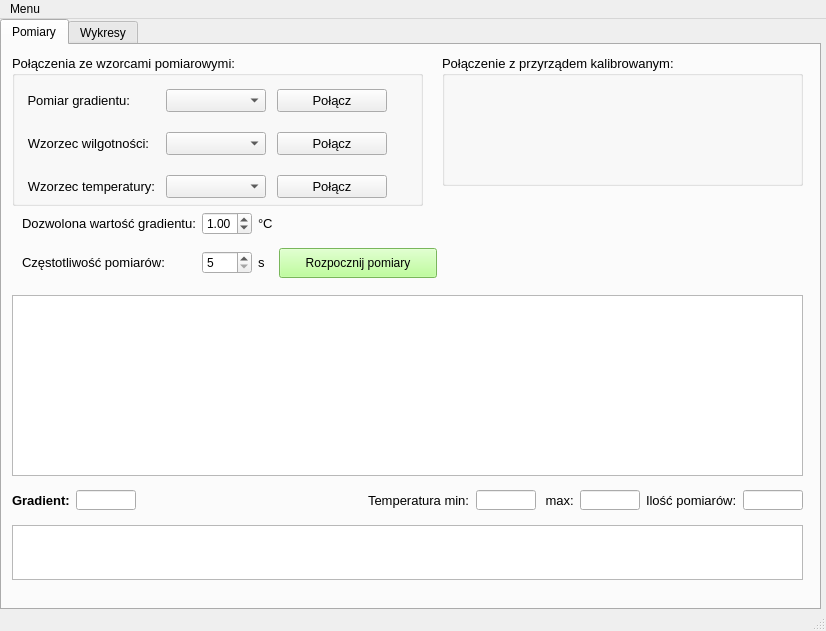
<?xml version="1.0" encoding="UTF-8"?>
<ui version="4.0">
 <class>MainWindow</class>
 <widget class="QMainWindow" name="MainWindow">
  <property name="enabled">
   <bool>true</bool>
  </property>
  <property name="geometry">
   <rect>
    <x>0</x>
    <y>0</y>
    <width>826</width>
    <height>631</height>
   </rect>
  </property>
  <property name="windowTitle">
   <string>Monitor gradientu temperatury</string>
  </property>
  <widget class="QWidget" name="centralwidget">
   <widget class="QTabWidget" name="tabWidget">
    <property name="geometry">
     <rect>
      <x>0</x>
      <y>0</y>
      <width>821</width>
      <height>591</height>
     </rect>
    </property>
    <property name="font">
     <font>
      <pointsize>9</pointsize>
      <weight>50</weight>
      <bold>false</bold>
     </font>
    </property>
    <property name="tabPosition">
     <enum>QTabWidget::North</enum>
    </property>
    <property name="currentIndex">
     <number>0</number>
    </property>
    <property name="documentMode">
     <bool>false</bool>
    </property>
    <property name="tabsClosable">
     <bool>false</bool>
    </property>
    <widget class="QWidget" name="tabPomiary">
     <attribute name="title">
      <string>Pomiary</string>
     </attribute>
     <widget class="QTableView" name="tableView">
      <property name="geometry">
       <rect>
        <x>10</x>
        <y>250</y>
        <width>791</width>
        <height>181</height>
       </rect>
      </property>
     </widget>
     <widget class="QSplitter" name="splitter">
      <property name="geometry">
       <rect>
        <x>-10</x>
        <y>-10</y>
        <width>0</width>
        <height>0</height>
       </rect>
      </property>
      <property name="orientation">
       <enum>Qt::Horizontal</enum>
      </property>
     </widget>
     <widget class="QListWidget" name="logList">
      <property name="geometry">
       <rect>
        <x>10</x>
        <y>480</y>
        <width>791</width>
        <height>55</height>
       </rect>
      </property>
      <property name="sizePolicy">
       <sizepolicy hsizetype="Expanding" vsizetype="Maximum">
        <horstretch>0</horstretch>
        <verstretch>0</verstretch>
       </sizepolicy>
      </property>
      <property name="maximumSize">
       <size>
        <width>16777215</width>
        <height>55</height>
       </size>
      </property>
     </widget>
     <widget class="QGroupBox" name="groupBox_2">
      <property name="geometry">
       <rect>
        <x>440</x>
        <y>10</y>
        <width>361</width>
        <height>131</height>
       </rect>
      </property>
      <property name="font">
       <font>
        <pointsize>10</pointsize>
       </font>
      </property>
      <property name="title">
       <string>Połączenie z przyrządem kalibrowanym:</string>
      </property>
     </widget>
     <widget class="QWidget" name="gridLayoutWidget_4">
      <property name="geometry">
       <rect>
        <x>20</x>
        <y>160</y>
        <width>441</width>
        <height>80</height>
       </rect>
      </property>
      <layout class="QGridLayout" name="gridLayout_6">
       <item row="1" column="1">
        <widget class="QSpinBox" name="spinBox_2">
         <property name="enabled">
          <bool>true</bool>
         </property>
         <property name="maximumSize">
          <size>
           <width>50</width>
           <height>23</height>
          </size>
         </property>
         <property name="minimum">
          <number>5</number>
         </property>
         <property name="maximum">
          <number>180</number>
         </property>
        </widget>
       </item>
       <item row="0" column="2">
        <widget class="QLabel" name="label_17">
         <property name="sizePolicy">
          <sizepolicy hsizetype="Maximum" vsizetype="Maximum">
           <horstretch>0</horstretch>
           <verstretch>0</verstretch>
          </sizepolicy>
         </property>
         <property name="font">
          <font>
           <pointsize>10</pointsize>
           <weight>50</weight>
           <bold>false</bold>
          </font>
         </property>
         <property name="frameShadow">
          <enum>QFrame::Plain</enum>
         </property>
         <property name="text">
          <string>°C</string>
         </property>
        </widget>
       </item>
       <item row="1" column="0">
        <widget class="QLabel" name="label_18">
         <property name="sizePolicy">
          <sizepolicy hsizetype="Maximum" vsizetype="Maximum">
           <horstretch>0</horstretch>
           <verstretch>0</verstretch>
          </sizepolicy>
         </property>
         <property name="font">
          <font>
           <pointsize>10</pointsize>
           <weight>50</weight>
           <bold>false</bold>
          </font>
         </property>
         <property name="autoFillBackground">
          <bool>false</bool>
         </property>
         <property name="frameShadow">
          <enum>QFrame::Plain</enum>
         </property>
         <property name="text">
          <string>Częstotliwość pomiarów:</string>
         </property>
         <property name="alignment">
          <set>Qt::AlignLeading|Qt::AlignLeft|Qt::AlignVCenter</set>
         </property>
        </widget>
       </item>
       <item row="1" column="4">
        <widget class="QLabel" name="measureStatusLedLabel_2">
         <property name="maximumSize">
          <size>
           <width>20</width>
           <height>20</height>
          </size>
         </property>
         <property name="text">
          <string/>
         </property>
         <property name="pixmap">
          <pixmap resource="resources.qrc">:/icons/led-red-on.png</pixmap>
         </property>
         <property name="scaledContents">
          <bool>true</bool>
         </property>
        </widget>
       </item>
       <item row="1" column="2">
        <widget class="QLabel" name="label_19">
         <property name="sizePolicy">
          <sizepolicy hsizetype="Maximum" vsizetype="Maximum">
           <horstretch>0</horstretch>
           <verstretch>0</verstretch>
          </sizepolicy>
         </property>
         <property name="font">
          <font>
           <pointsize>10</pointsize>
           <weight>50</weight>
           <bold>false</bold>
          </font>
         </property>
         <property name="frameShadow">
          <enum>QFrame::Plain</enum>
         </property>
         <property name="text">
          <string>s</string>
         </property>
        </widget>
       </item>
       <item row="1" column="3">
        <widget class="QPushButton" name="MeasureBtn_2">
         <property name="sizePolicy">
          <sizepolicy hsizetype="Minimum" vsizetype="Minimum">
           <horstretch>0</horstretch>
           <verstretch>0</verstretch>
          </sizepolicy>
         </property>
         <property name="minimumSize">
          <size>
           <width>20</width>
           <height>30</height>
          </size>
         </property>
         <property name="autoFillBackground">
          <bool>false</bool>
         </property>
         <property name="styleSheet">
          <string notr="true">background-color: rgb(170, 255, 127);</string>
         </property>
         <property name="text">
          <string>Rozpocznij pomiary</string>
         </property>
        </widget>
       </item>
       <item row="0" column="0">
        <widget class="QLabel" name="label_20">
         <property name="sizePolicy">
          <sizepolicy hsizetype="Maximum" vsizetype="Maximum">
           <horstretch>0</horstretch>
           <verstretch>0</verstretch>
          </sizepolicy>
         </property>
         <property name="font">
          <font>
           <pointsize>10</pointsize>
           <weight>50</weight>
           <bold>false</bold>
          </font>
         </property>
         <property name="frameShadow">
          <enum>QFrame::Plain</enum>
         </property>
         <property name="text">
          <string>Dozwolona wartość gradientu:</string>
         </property>
        </widget>
       </item>
       <item row="0" column="1">
        <widget class="QDoubleSpinBox" name="maxAllowedGradSpinBox">
         <property name="minimumSize">
          <size>
           <width>0</width>
           <height>23</height>
          </size>
         </property>
         <property name="maximumSize">
          <size>
           <width>50</width>
           <height>23</height>
          </size>
         </property>
         <property name="frame">
          <bool>true</bool>
         </property>
         <property name="correctionMode">
          <enum>QAbstractSpinBox::CorrectToNearestValue</enum>
         </property>
         <property name="singleStep">
          <double>0.100000000000000</double>
         </property>
         <property name="value">
          <double>1.000000000000000</double>
         </property>
        </widget>
       </item>
      </layout>
     </widget>
     <widget class="QGroupBox" name="groupBox">
      <property name="geometry">
       <rect>
        <x>10</x>
        <y>10</y>
        <width>411</width>
        <height>151</height>
       </rect>
      </property>
      <property name="font">
       <font>
        <pointsize>10</pointsize>
       </font>
      </property>
      <property name="title">
       <string>Połączenia ze wzorcami pomiarowymi:</string>
      </property>
      <widget class="QWidget" name="gridLayoutWidget_2">
       <property name="geometry">
        <rect>
         <x>10</x>
         <y>20</y>
         <width>401</width>
         <height>138</height>
        </rect>
       </property>
       <layout class="QGridLayout" name="gridLayout_2">
        <item row="2" column="3">
         <widget class="QLabel" name="LedTempStatusLabel_2">
          <property name="sizePolicy">
           <sizepolicy hsizetype="Preferred" vsizetype="Fixed">
            <horstretch>0</horstretch>
            <verstretch>0</verstretch>
           </sizepolicy>
          </property>
          <property name="maximumSize">
           <size>
            <width>20</width>
            <height>20</height>
           </size>
          </property>
          <property name="text">
           <string/>
          </property>
          <property name="pixmap">
           <pixmap resource="resources.qrc">:/icons/led-red-on.png</pixmap>
          </property>
          <property name="scaledContents">
           <bool>true</bool>
          </property>
          <property name="alignment">
           <set>Qt::AlignCenter</set>
          </property>
         </widget>
        </item>
        <item row="2" column="1">
         <widget class="QComboBox" name="PortListTempComboBox_2">
          <property name="sizePolicy">
           <sizepolicy hsizetype="Expanding" vsizetype="Expanding">
            <horstretch>0</horstretch>
            <verstretch>0</verstretch>
           </sizepolicy>
          </property>
          <property name="minimumSize">
           <size>
            <width>100</width>
            <height>23</height>
           </size>
          </property>
          <property name="maximumSize">
           <size>
            <width>100</width>
            <height>23</height>
           </size>
          </property>
         </widget>
        </item>
        <item row="1" column="3">
         <widget class="QLabel" name="LedRHStatusLabel_2">
          <property name="sizePolicy">
           <sizepolicy hsizetype="Preferred" vsizetype="Fixed">
            <horstretch>0</horstretch>
            <verstretch>0</verstretch>
           </sizepolicy>
          </property>
          <property name="maximumSize">
           <size>
            <width>20</width>
            <height>20</height>
           </size>
          </property>
          <property name="text">
           <string/>
          </property>
          <property name="pixmap">
           <pixmap resource="resources.qrc">:/icons/led-red-on.png</pixmap>
          </property>
          <property name="scaledContents">
           <bool>true</bool>
          </property>
          <property name="alignment">
           <set>Qt::AlignCenter</set>
          </property>
         </widget>
        </item>
        <item row="1" column="1">
         <widget class="QComboBox" name="PortListRHComboBox_2">
          <property name="sizePolicy">
           <sizepolicy hsizetype="Expanding" vsizetype="Expanding">
            <horstretch>0</horstretch>
            <verstretch>0</verstretch>
           </sizepolicy>
          </property>
          <property name="minimumSize">
           <size>
            <width>0</width>
            <height>23</height>
           </size>
          </property>
          <property name="maximumSize">
           <size>
            <width>100</width>
            <height>23</height>
           </size>
          </property>
         </widget>
        </item>
        <item row="0" column="1">
         <widget class="QComboBox" name="PortListGradComboBox_3">
          <property name="sizePolicy">
           <sizepolicy hsizetype="Expanding" vsizetype="Expanding">
            <horstretch>0</horstretch>
            <verstretch>0</verstretch>
           </sizepolicy>
          </property>
          <property name="minimumSize">
           <size>
            <width>100</width>
            <height>23</height>
           </size>
          </property>
          <property name="maximumSize">
           <size>
            <width>0</width>
            <height>23</height>
           </size>
          </property>
         </widget>
        </item>
        <item row="1" column="0">
         <widget class="QLabel" name="label_5">
          <property name="sizePolicy">
           <sizepolicy hsizetype="Maximum" vsizetype="Maximum">
            <horstretch>0</horstretch>
            <verstretch>0</verstretch>
           </sizepolicy>
          </property>
          <property name="font">
           <font>
            <pointsize>10</pointsize>
            <weight>50</weight>
            <bold>false</bold>
           </font>
          </property>
          <property name="text">
           <string>Wzorzec wilgotności:</string>
          </property>
          <property name="alignment">
           <set>Qt::AlignRight|Qt::AlignTrailing|Qt::AlignVCenter</set>
          </property>
         </widget>
        </item>
        <item row="0" column="0">
         <widget class="QLabel" name="label_7">
          <property name="sizePolicy">
           <sizepolicy hsizetype="Maximum" vsizetype="Maximum">
            <horstretch>0</horstretch>
            <verstretch>0</verstretch>
           </sizepolicy>
          </property>
          <property name="font">
           <font>
            <pointsize>10</pointsize>
            <weight>50</weight>
            <bold>false</bold>
           </font>
          </property>
          <property name="text">
           <string>Pomiar gradientu:</string>
          </property>
          <property name="alignment">
           <set>Qt::AlignRight|Qt::AlignTrailing|Qt::AlignVCenter</set>
          </property>
         </widget>
        </item>
        <item row="2" column="2">
         <widget class="QPushButton" name="ConnectTempBtn_2">
          <property name="sizePolicy">
           <sizepolicy hsizetype="Fixed" vsizetype="Fixed">
            <horstretch>0</horstretch>
            <verstretch>0</verstretch>
           </sizepolicy>
          </property>
          <property name="minimumSize">
           <size>
            <width>0</width>
            <height>0</height>
           </size>
          </property>
          <property name="maximumSize">
           <size>
            <width>110</width>
            <height>25</height>
           </size>
          </property>
          <property name="baseSize">
           <size>
            <width>0</width>
            <height>0</height>
           </size>
          </property>
          <property name="text">
           <string>Połącz</string>
          </property>
         </widget>
        </item>
        <item row="0" column="2">
         <widget class="QPushButton" name="ConnectGradBtn_3">
          <property name="sizePolicy">
           <sizepolicy hsizetype="Fixed" vsizetype="Fixed">
            <horstretch>0</horstretch>
            <verstretch>0</verstretch>
           </sizepolicy>
          </property>
          <property name="minimumSize">
           <size>
            <width>0</width>
            <height>0</height>
           </size>
          </property>
          <property name="maximumSize">
           <size>
            <width>110</width>
            <height>25</height>
           </size>
          </property>
          <property name="baseSize">
           <size>
            <width>0</width>
            <height>0</height>
           </size>
          </property>
          <property name="text">
           <string>Połącz</string>
          </property>
         </widget>
        </item>
        <item row="0" column="3">
         <widget class="QLabel" name="LedGradStatusLabel_2">
          <property name="sizePolicy">
           <sizepolicy hsizetype="Preferred" vsizetype="Fixed">
            <horstretch>0</horstretch>
            <verstretch>0</verstretch>
           </sizepolicy>
          </property>
          <property name="maximumSize">
           <size>
            <width>20</width>
            <height>20</height>
           </size>
          </property>
          <property name="text">
           <string/>
          </property>
          <property name="pixmap">
           <pixmap resource="resources.qrc">:/icons/led-red-on.png</pixmap>
          </property>
          <property name="scaledContents">
           <bool>true</bool>
          </property>
          <property name="alignment">
           <set>Qt::AlignCenter</set>
          </property>
         </widget>
        </item>
        <item row="2" column="0">
         <widget class="QLabel" name="label_10">
          <property name="sizePolicy">
           <sizepolicy hsizetype="Maximum" vsizetype="Maximum">
            <horstretch>0</horstretch>
            <verstretch>0</verstretch>
           </sizepolicy>
          </property>
          <property name="font">
           <font>
            <pointsize>10</pointsize>
            <weight>50</weight>
            <bold>false</bold>
           </font>
          </property>
          <property name="text">
           <string>Wzorzec temperatury:</string>
          </property>
          <property name="alignment">
           <set>Qt::AlignRight|Qt::AlignTrailing|Qt::AlignVCenter</set>
          </property>
         </widget>
        </item>
        <item row="1" column="2">
         <widget class="QPushButton" name="ConnectRHBtn_2">
          <property name="sizePolicy">
           <sizepolicy hsizetype="Fixed" vsizetype="Fixed">
            <horstretch>0</horstretch>
            <verstretch>0</verstretch>
           </sizepolicy>
          </property>
          <property name="minimumSize">
           <size>
            <width>0</width>
            <height>0</height>
           </size>
          </property>
          <property name="maximumSize">
           <size>
            <width>110</width>
            <height>25</height>
           </size>
          </property>
          <property name="baseSize">
           <size>
            <width>0</width>
            <height>0</height>
           </size>
          </property>
          <property name="text">
           <string>Połącz</string>
          </property>
         </widget>
        </item>
       </layout>
      </widget>
     </widget>
     <widget class="QWidget" name="horizontalLayoutWidget_2">
      <property name="geometry">
       <rect>
        <x>10</x>
        <y>440</y>
        <width>791</width>
        <height>31</height>
       </rect>
      </property>
      <layout class="QHBoxLayout" name="horizontalLayout_6">
       <item>
        <widget class="QLabel" name="label_11">
         <property name="sizePolicy">
          <sizepolicy hsizetype="Maximum" vsizetype="Maximum">
           <horstretch>0</horstretch>
           <verstretch>0</verstretch>
          </sizepolicy>
         </property>
         <property name="font">
          <font>
           <pointsize>10</pointsize>
           <weight>75</weight>
           <bold>true</bold>
          </font>
         </property>
         <property name="text">
          <string>Gradient:</string>
         </property>
        </widget>
       </item>
       <item>
        <widget class="QLineEdit" name="gradLineEdit_2">
         <property name="sizePolicy">
          <sizepolicy hsizetype="Fixed" vsizetype="Fixed">
           <horstretch>0</horstretch>
           <verstretch>0</verstretch>
          </sizepolicy>
         </property>
         <property name="maximumSize">
          <size>
           <width>60</width>
           <height>20</height>
          </size>
         </property>
         <property name="font">
          <font>
           <pointsize>10</pointsize>
          </font>
         </property>
         <property name="readOnly">
          <bool>true</bool>
         </property>
        </widget>
       </item>
       <item>
        <spacer name="horizontalSpacer_2">
         <property name="orientation">
          <enum>Qt::Horizontal</enum>
         </property>
         <property name="sizeHint" stdset="0">
          <size>
           <width>40</width>
           <height>20</height>
          </size>
         </property>
        </spacer>
       </item>
       <item>
        <widget class="QLabel" name="label_12">
         <property name="sizePolicy">
          <sizepolicy hsizetype="Maximum" vsizetype="Maximum">
           <horstretch>0</horstretch>
           <verstretch>0</verstretch>
          </sizepolicy>
         </property>
         <property name="font">
          <font>
           <pointsize>10</pointsize>
           <weight>50</weight>
           <bold>false</bold>
          </font>
         </property>
         <property name="text">
          <string>Temperatura min:</string>
         </property>
        </widget>
       </item>
       <item>
        <widget class="QLineEdit" name="minTempLineEdit_2">
         <property name="sizePolicy">
          <sizepolicy hsizetype="Fixed" vsizetype="Fixed">
           <horstretch>0</horstretch>
           <verstretch>0</verstretch>
          </sizepolicy>
         </property>
         <property name="maximumSize">
          <size>
           <width>60</width>
           <height>20</height>
          </size>
         </property>
         <property name="font">
          <font>
           <pointsize>10</pointsize>
          </font>
         </property>
         <property name="readOnly">
          <bool>true</bool>
         </property>
        </widget>
       </item>
       <item>
        <widget class="QLabel" name="label_21">
         <property name="sizePolicy">
          <sizepolicy hsizetype="Maximum" vsizetype="Maximum">
           <horstretch>0</horstretch>
           <verstretch>0</verstretch>
          </sizepolicy>
         </property>
         <property name="font">
          <font>
           <pointsize>10</pointsize>
           <weight>50</weight>
           <bold>false</bold>
          </font>
         </property>
         <property name="text">
          <string> max:</string>
         </property>
        </widget>
       </item>
       <item>
        <widget class="QLineEdit" name="maxTempLineEdit_2">
         <property name="sizePolicy">
          <sizepolicy hsizetype="Fixed" vsizetype="Fixed">
           <horstretch>0</horstretch>
           <verstretch>0</verstretch>
          </sizepolicy>
         </property>
         <property name="maximumSize">
          <size>
           <width>60</width>
           <height>20</height>
          </size>
         </property>
         <property name="font">
          <font>
           <pointsize>10</pointsize>
          </font>
         </property>
         <property name="readOnly">
          <bool>true</bool>
         </property>
        </widget>
       </item>
       <item>
        <widget class="QLabel" name="label_13">
         <property name="sizePolicy">
          <sizepolicy hsizetype="Maximum" vsizetype="Maximum">
           <horstretch>0</horstretch>
           <verstretch>0</verstretch>
          </sizepolicy>
         </property>
         <property name="font">
          <font>
           <pointsize>10</pointsize>
           <weight>50</weight>
           <bold>false</bold>
          </font>
         </property>
         <property name="text">
          <string>Ilość pomiarów:</string>
         </property>
        </widget>
       </item>
       <item>
        <widget class="QLineEdit" name="countMeasLineEdit">
         <property name="sizePolicy">
          <sizepolicy hsizetype="Fixed" vsizetype="Fixed">
           <horstretch>0</horstretch>
           <verstretch>0</verstretch>
          </sizepolicy>
         </property>
         <property name="maximumSize">
          <size>
           <width>60</width>
           <height>20</height>
          </size>
         </property>
         <property name="font">
          <font>
           <pointsize>10</pointsize>
          </font>
         </property>
         <property name="readOnly">
          <bool>true</bool>
         </property>
        </widget>
       </item>
      </layout>
     </widget>
    </widget>
    <widget class="QWidget" name="tabWykresy">
     <attribute name="title">
      <string>Wykresy</string>
     </attribute>
     <widget class="QWidget" name="widget" native="true">
      <property name="geometry">
       <rect>
        <x>10</x>
        <y>10</y>
        <width>351</width>
        <height>291</height>
       </rect>
      </property>
     </widget>
     <widget class="QListWidget" name="listWidget">
      <property name="geometry">
       <rect>
        <x>700</x>
        <y>50</y>
        <width>61</width>
        <height>21</height>
       </rect>
      </property>
     </widget>
    </widget>
   </widget>
  </widget>
  <widget class="QMenuBar" name="menubar">
   <property name="geometry">
    <rect>
     <x>0</x>
     <y>0</y>
     <width>826</width>
     <height>21</height>
    </rect>
   </property>
   <widget class="QMenu" name="menuMenu">
    <property name="title">
     <string>Menu</string>
    </property>
    <addaction name="refreshMenu"/>
    <addaction name="actionInne_nic"/>
   </widget>
   <addaction name="menuMenu"/>
  </widget>
  <widget class="QStatusBar" name="statusbar"/>
  <action name="refreshMenu">
   <property name="text">
    <string>Odśwież listę portów COM</string>
   </property>
  </action>
  <action name="actionInne_nic">
   <property name="text">
    <string>Inne nic</string>
   </property>
  </action>
  <action name="actionJeszcze_bardziej_inne_nic">
   <property name="text">
    <string>Jeszcze bardziej inne nic</string>
   </property>
  </action>
 </widget>
 <resources>
  <include location="resources.qrc"/>
 </resources>
 <connections/>
</ui>
